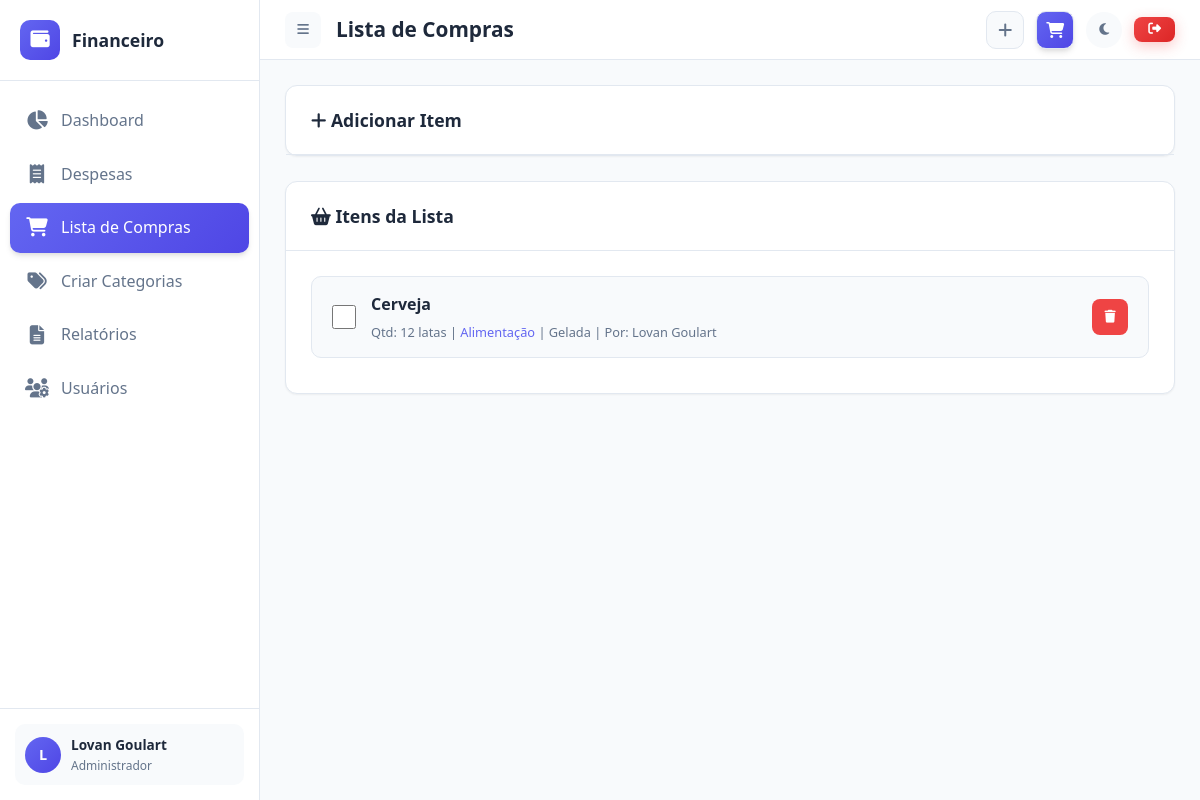
/shopping (signed in), run on an earlier commit of the app's database.
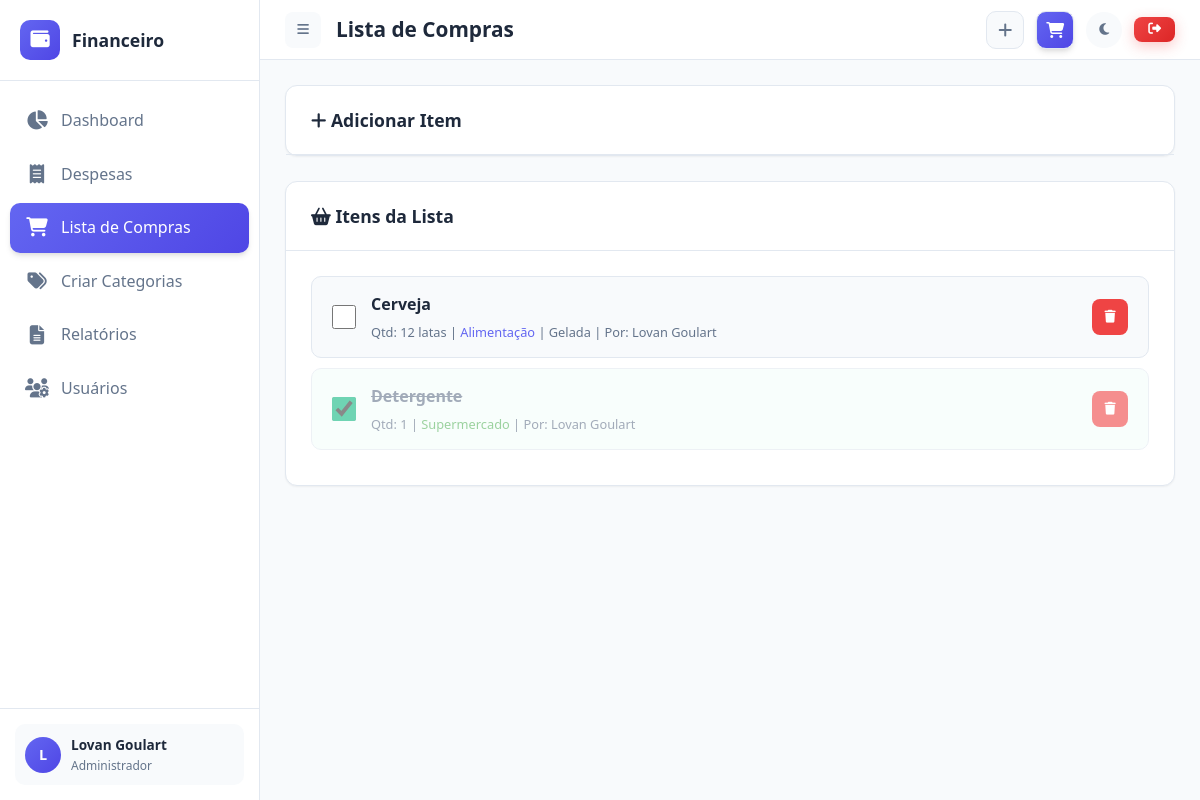
And on a later commit of the database.
### tables this page shows
CREATE TABLE users (
            id INTEGER PRIMARY KEY AUTOINCREMENT,
            username TEXT UNIQUE NOT NULL,
            name TEXT NOT NULL,
            email TEXT NOT NULL,
            password_hash TEXT NOT NULL,
            role TEXT DEFAULT 'user',
            created_at TIMESTAMP DEFAULT CURRENT_TIMESTAMP
        );

CREATE TABLE shopping_list (
            id INTEGER PRIMARY KEY AUTOINCREMENT,
            name TEXT NOT NULL,
            quantity TEXT DEFAULT '1',
            category_id INTEGER,
            notes TEXT,
            is_bought INTEGER DEFAULT 0,
            created_by INTEGER,
            created_at TIMESTAMP DEFAULT CURRENT_TIMESTAMP,
            FOREIGN KEY (category_id) REFERENCES categories(id),
            FOREIGN KEY (created_by) REFERENCES users(id)
        );

CREATE TABLE categories (
            id INTEGER PRIMARY KEY AUTOINCREMENT,
            name TEXT NOT NULL,
            icon TEXT DEFAULT 'tag',
            color TEXT DEFAULT '#6c757d',
            family_email TEXT NOT NULL,
            created_at TIMESTAMP DEFAULT CURRENT_TIMESTAMP
        );

### app.py (the view)
@app.route('/shopping')
@login_required
@family_context
def shopping(current_user, family_email, is_admin):
    conn = get_db_connection(app.config['DATABASE'])
    member_ids = get_family_member_ids(family_email)
    query = "SELECT s.*, c.name as category_name, c.color as category_color, u.name as creator_name FROM shopping_list s LEFT JOIN categories c ON s.category_id = c.id JOIN users u ON s.created_by = u.id WHERE s.created_by IN ({}) ORDER BY s.is_bought, s.created_at DESC".format(','.join('?' * len(member_ids)))
    items = conn.execute(query, tuple(member_ids)).fetchall()
    categories = conn.execute(
        'SELECT * FROM categories WHERE family_email = ? ORDER BY name',
        (family_email,)
    ).fetchall()
    conn.close()
    return render_template('shopping.html',
        current_user=current_user, is_admin=is_admin,
        items=[dict(i) for i in items],
        categories=[dict(c) for c in categories]
    )

### app.py (called while the page is built)
def login_required(f):
    @wraps(f)
    def decorated_function(*args, **kwargs):
        if 'user_id' not in session:
            flash('Por favor, faça login para acessar esta página.', 'warning')
            return redirect(url_for('login'))
        return f(*args, **kwargs)
    return decorated_function

def family_context(f):
    @wraps(f)
    def decorated_function(*args, **kwargs):
        if 'user_id' not in session:
            return redirect(url_for('login'))
        conn = get_db_connection(app.config['DATABASE'])
        user = conn.execute('SELECT * FROM users WHERE id = ?', (session['user_id'],)).fetchone()
        conn.close()
        if not user:
            session.clear()
            flash('Usuário não encontrado.', 'danger')
            return redirect(url_for('login'))
        kwargs['current_user'] = dict(user)
        kwargs['family_email'] = user['email']
        kwargs['is_admin'] = user['role'] == 'admin'
        return f(*args, **kwargs)
    return decorated_function

def get_family_members(family_email):
    conn = get_db_connection(app.config['DATABASE'])
    members = conn.execute(
        'SELECT id, username, name, role FROM users WHERE email = ? ORDER BY created_at',
        (family_email,)
    ).fetchall()
    conn.close()
    return [dict(m) for m in members]

def get_family_member_ids(family_email):
    members = get_family_members(family_email)
    return [m['id'] for m in members]

### models/database.py (called while the page is built)
def get_db_connection(db_path):
    conn = sqlite3.connect(db_path)
    conn.row_factory = sqlite3.Row
    return conn

### templates/shopping.html (shortened to what this page needs)
{% extends "base.html" %}
{% block page_title %}Lista de Compras{% endblock %}
{% block content %}
<div class="card" style="margin-bottom: 25px;">
    <div class="card-header" id="addItemHeader" style="cursor: pointer; user-select: none;">
        <span class="card-title">
            <i class="fas fa-plus" id="addItemIcon" style="transition: transform 0.3s ease;"></i> Adicionar Item
        </span>
    </div>
</div>
<div class="card">
    <div class="card-header">
        <span class="card-title"><i class="fas fa-shopping-basket"></i> Itens da Lista</span>
    </div>
    <div class="card-body">
        {% for item in items %}
        <div class="shopping-item {% if item.is_bought %}bought{% endif %}" id="item-{{ item.id }}">
            <input type="checkbox" class="shopping-checkbox" data-id="{{ item.id }}" {% if item.is_bought %}checked{% endif %}>
            <div class="shopping-info">
                <div class="shopping-name">{{ item.name }}</div>
                <div class="shopping-meta">
                    {% if item.quantity %}Qtd: {{ item.quantity }}{% endif %}
                    {% if item.category_name %}|
                    <span style="color: {{ item.category_color }}">{{ item.category_name }}</span>{% endif %}
                    {% if item.notes %}| {{ item.notes }}{% endif %}
                    | Por: {{ item.creator_name }}
                </div>
            </div>
            <div class="shopping-actions">
                <form method="POST"
                      action="{{ url_for('delete_shopping_item', id=item.id) }}"
                      data-confirm="Remover este item?"
                      style="display: inline;">
                <button type="submit"
                        class="btn btn-sm btn-icon"
                        style="background: var(--danger); color: white;"
                        title="Remover">
                            <i class="fas fa-trash"></i>
                </button>
                </form>
            </div>
        </div>
        {% else %}
        <div style="text-align: center; color: var(--gray); padding: 50px;">
            <i class="fas fa-shopping-basket" style="font-size: 3rem; margin-bottom: 15px; display: block;"></i>
            <p>Lista de compras vazia.</p>
            <p style="font-size: 0.9rem; margin-top: 10px;">Adicione itens acima para começar.</p>
        </div>
        {% endfor %}
    </div>
</div>
{% endblock %}

### templates/base.html (shortened to what this page needs)
<!DOCTYPE html>
<html lang="pt-BR" data-theme="light">
<head>
    <link rel="stylesheet" href="https://cdnjs.cloudflare.com/ajax/libs/font-awesome/6.5.1/css/all.min.css">
    <link rel="stylesheet" href="{{ url_for('static', filename='css/style.css') }}">
</head>
<body>
    {% if session.user_id %}
    <div class="app-layout">
        <aside class="sidebar">
            <div class="sidebar-header">
                <div class="sidebar-logo">
                    <i class="fas fa-wallet"></i>
                </div>
                <span class="sidebar-brand">Financeiro</span>
            </div>
            <ul class="sidebar-nav">
                <li>
                    <a href="{{ url_for('dashboard') }}" class="{% if request.endpoint == 'dashboard' %}active{% endif %}">
                        <i class="fas fa-chart-pie"></i>
                        <span>Dashboard</span>
                    </a>
                </li>
                <li>
                    <a href="{{ url_for('expenses') }}" class="{% if request.endpoint in ['expenses', 'add_expense', 'edit_expense'] %}active{% endif %}">
                        <i class="fas fa-receipt"></i>
                        <span>Despesas</span>
                    </a>
                </li>
                <li>
                    <a href="{{ url_for('shopping') }}" class="{% if request.endpoint in ['shopping'] %}active{% endif %}">
                        <i class="fas fa-shopping-cart"></i>
                        <span>Lista de Compras</span>
                    </a>
                </li>
                <li>
                    <a href="{{ url_for('categories') }}" class="{% if request.endpoint in ['categories'] %}active{% endif %}">
                        <i class="fas fa-tags"></i>
                        <span>Criar Categorias</span>
                    </a>
                </li>
                <li>
                    <a href="{{ url_for('reports') }}" class="{% if request.endpoint in ['reports'] %}active{% endif %}">
                        <i class="fas fa-file-alt"></i>
                        <span>Relatórios</span>
                    </a>
                </li>
                {% if is_admin %}
                <li>
                    <a href="{{ url_for('admin_users') }}" class="{% if request.endpoint in ['admin_users'] %}active{% endif %}">
                        <i class="fas fa-users-cog"></i>
                        <span>Usuários</span>
                    </a>
                </li>
                {% endif %}
            </ul>
            <div class="sidebar-footer">
                <div class="user-info">
                    <div class="user-avatar">{{ current_user.name[0]|upper }}</div>
                    <div class="user-details">
                        <div class="user-name">{{ current_user.name }}</div>
                        <div class="user-role">{{ 'Administrador' if is_admin else 'Usuario' }}</div>
                    </div>
                </div>
            </div>
        </aside>
        <main class="main-content">
            <header class="top-header">
                <div class="header-left">
                    <button class="menu-toggle menu-toggle-pc" type="button">
                        <i class="fas fa-bars"></i>
                    </button>
                    <h1 class="page-title">{% block page_title %}Dashboard{% endblock %}</h1>
                </div>
                <div class="header-right header-right-pc">
                    <a href="{{ url_for('add_expense') }}"
                       class="header-icon {% if request.endpoint in ['add_expense'] %}active{% endif %}"
                       title="Adicionar despesa">
                        <i class="fas fa-plus"></i>
                    </a>
                    <a href="{{ url_for('shopping') }}"
                       class="header-icon {% if request.endpoint in ['shopping'] %}active{% endif %}"
                       title="Lista de compras">
                        <i class="fas fa-shopping-cart"></i>
                    </a>
                    <button class="theme-toggle" type="button" title="Alternar tema">
                        <i class="fas fa-moon"></i>
                    </button>
                    <a href="{{ url_for('logout') }}" class="btn btn-sm btn-danger" title="Sair">
                        <i class="fas fa-sign-out-alt"></i>
                    </a>
                </div>
            </header>
            <div class="content-area">
                {% block content %}{% endblock %}
            </div>
        </main>
    </div>
    {% else %}
        {% block auth_content %}{% endblock %}
    {% endif %}
</body>
</html>

What changed in the data, as far as the page shows it:
added shopping_list: is_bought "☑", name "Detergente", quantity "1", category_name "Supermercado", creator_name "Lovan Goulart"
